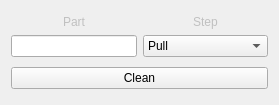
<?xml version="1.0" encoding="UTF-8"?>
<ui version="4.0">
 <class>clean_dialog</class>
 <widget class="QWidget" name="clean_dialog">
  <property name="geometry">
   <rect>
    <x>0</x>
    <y>0</y>
    <width>279</width>
    <height>105</height>
   </rect>
  </property>
  <property name="windowTitle">
   <string>Custom Clean - SnapCraft Gui</string>
  </property>
  <layout class="QVBoxLayout" name="verticalLayout">
   <item>
    <layout class="QGridLayout" name="gridLayout">
     <item row="1" column="0">
      <widget class="QLineEdit" name="part_name">
       <property name="sizePolicy">
        <sizepolicy hsizetype="Minimum" vsizetype="Fixed">
         <horstretch>0</horstretch>
         <verstretch>0</verstretch>
        </sizepolicy>
       </property>
      </widget>
     </item>
     <item row="0" column="0">
      <widget class="QLabel" name="label">
       <property name="sizePolicy">
        <sizepolicy hsizetype="Preferred" vsizetype="Maximum">
         <horstretch>0</horstretch>
         <verstretch>0</verstretch>
        </sizepolicy>
       </property>
       <property name="styleSheet">
        <string notr="true">color: silver;</string>
       </property>
       <property name="text">
        <string>Part</string>
       </property>
       <property name="alignment">
        <set>Qt::AlignCenter</set>
       </property>
      </widget>
     </item>
     <item row="1" column="1">
      <widget class="QComboBox" name="step_combo">
       <item>
        <property name="text">
         <string>Pull</string>
        </property>
       </item>
       <item>
        <property name="text">
         <string>Stage</string>
        </property>
       </item>
       <item>
        <property name="text">
         <string>Prime</string>
        </property>
       </item>
       <item>
        <property name="text">
         <string>All</string>
        </property>
       </item>
      </widget>
     </item>
     <item row="0" column="1">
      <widget class="QLabel" name="label_2">
       <property name="sizePolicy">
        <sizepolicy hsizetype="Preferred" vsizetype="Maximum">
         <horstretch>0</horstretch>
         <verstretch>0</verstretch>
        </sizepolicy>
       </property>
       <property name="styleSheet">
        <string notr="true">color: silver;</string>
       </property>
       <property name="text">
        <string>Step</string>
       </property>
       <property name="alignment">
        <set>Qt::AlignCenter</set>
       </property>
      </widget>
     </item>
    </layout>
   </item>
   <item>
    <widget class="QPushButton" name="clean_button">
     <property name="text">
      <string>Clean</string>
     </property>
    </widget>
   </item>
  </layout>
 </widget>
 <resources/>
 <connections/>
</ui>
